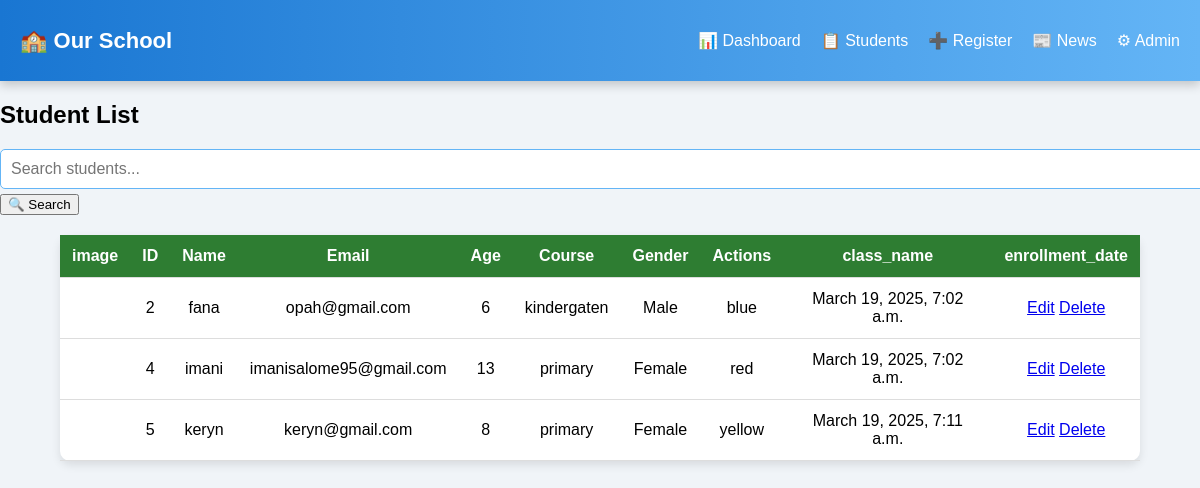
The page /students/ on the database its author committed.
### school/models.py (models this page shows, shortened)
class Student(models.Model):
    name = models.CharField(max_length=100)
    email = models.EmailField(unique=True)
    age = models.IntegerField()
    course = models.CharField(max_length=100)
    class_name = models.CharField(max_length=50,null=True)
    gender = models.CharField(max_length=10, choices=[('Male', 'Male'), ('Female', 'Female')],null=True)
    image = models.ImageField(upload_to='student_images/', blank=True, null=True)
    enrollment_date = models.DateTimeField(auto_now_add=True,null=True)

### school/views.py (the view)
# urls.py: path('students/', views.student_list, name='student_list'),
def student_list(request):
    query = request.GET.get('search', '')
    students = Student.objects.filter(name__icontains=query) if query else Student.objects.all()
    return render(request, 'student_list.html', {'students': students, 'query': query})

### school/templates/student_list.html
{% extends 'base.html' %}
{% block content %}
<h2>Student List</h2>
    <form method="GET" action="{% url 'student_list' %}" class="search-form">
        <label>
            <input type="text" name="search" placeholder="Search students..." value="{{ query }}">
        </label>
        <button type="submit">🔍 Search</button>
</form>
<table>
    <thead>
        <tr>
            <th>image </th>
            <th>ID</th>
            <th>Name</th>
            <th>Email</th>
            <th>Age</th>
            <th>Course</th>
            <th>Gender</th>
             <th>Actions</th>
            <th> class_name</th>
            <th>enrollment_date</th>
        </tr>
    </thead>
    <tbody>
        {% for student in students %}
        <tr>
            <td>{{ student.image }}</td>
            <td>{{ student.id }}</td>
            <td>{{ student.name }}</td>
            <td>{{ student.email }}</td>
            <td>{{ student.age }}</td>
            <td>{{ student.course }}</td>
            <td>{{ student.gender }}</td>
            <td>{{ student.class_name }}</td>
            <td>{{ student.enrollment_date }}</td>
            <td>
                <a href="{% url 'student_update' student.id %}">Edit</a>
                <a href="{% url 'student_delete' student.id %}">Delete</a>
            </td>
        </tr>
        {% endfor %}
    </tbody>
</table>
{% endblock %}

### school/templates/base.html (shortened to what this page needs)
<!DOCTYPE html>
<html lang="en">
<head>
    <link rel="stylesheet" href="/static/css/style.css">
</head>
<body>
  <nav class="navbar">
        <div class="logo"><a href="{% url 'home' %}">🏫 Our School</a></div>
        <ul class="nav-links">
            <li><a href="{% url 'dashboard' %}">📊 Dashboard</a></li>
            <li><a href="{% url 'student_list' %}">📋 Students</a></li>
            <li><a href="{% url 'student_create' %}">➕ Register</a></li>
            <li><a href="{% url 'news_list' %}">📰 News</a></li>
             <li><a href="{% url 'admin:index' %}">⚙ Admin</a></li>
        </ul>
    </nav>
    <div class="container">
        {% block content %}{% endblock %}
    </div>
</body>
</html>

### school/static/css/style.css (style rules this page uses)
body { font-family: 'Poppins', sans-serif; background-color: #f0f4f8; margin: 0; padding: 0; }
.navbar { display: flex; justify-content: space-between; align-items: center; background: linear-gradient(to right, #1976D2, #64B5F6); padding: 15px 20px; color: white; box-shadow: 0 4px 10px rgba(0, 0, 0, 0.2); }
.logo a { color: white; text-decoration: none; font-size: 22px; font-weight: bold; }
.nav-links { list-style: none; display: flex; gap: 20px; }
.nav-links li { display: inline; }
.nav-links a { color: white; text-decoration: none; font-size: 16px; transition: color 0.3s ease-in-out; }
table { width: 90%; margin: 20px auto; border-collapse: collapse; background: white; border-radius: 10px; box-shadow: 0 4px 10px rgba(0, 0, 0, 0.1); }
th, td { padding: 12px; border-bottom: 1px solid #ddd; text-align: center; }
th { background-color: #2E7D32; color: white; }
label { display: block; font-weight: bold; margin: 10px 0 5px; color: #1976D2; }
input { width: 100%; padding: 10px; border: 1px solid #64B5F6; border-radius: 5px; font-size: 16px; }

### rows shown on the page
Student: id "2", name "fana", email "opah@gmail.com", age "6", course "kindergaten", gender "Male", class_name "blue", enrollment_date "March 19, 2025, 7:02 a.m."
Student: id "4", name "imani", email "imanisalome95@gmail.com", age "13", course "primary", gender "Female", class_name "red", enrollment_date "March 19, 2025, 7:02 a.m."
Student: id "5", name "keryn", email "keryn@gmail.com", age "8", course "primary", gender "Female", class_name "yellow", enrollment_date "March 19, 2025, 7:11 a.m."
